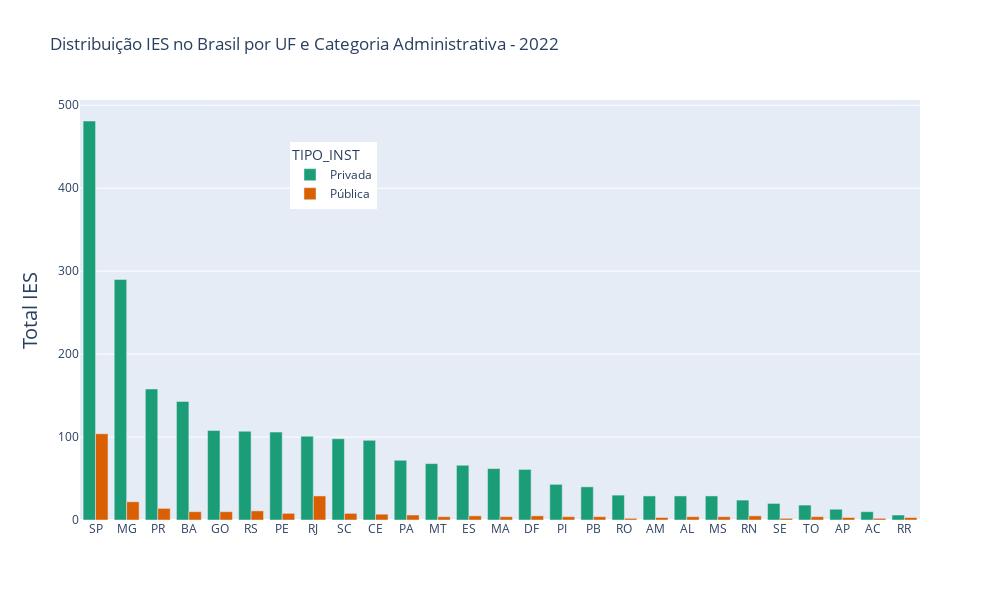

The cell this chart's notebook holds for it:
### Code cell
fig = px.bar(distr_ies_tp_uf.sort_values(by='Total_IES', ascending=False),
             x='SG_UF_IES', 
             y='Total_IES', 
             color='TIPO_INST',
             color_discrete_sequence=px.colors.qualitative.Dark2,
             barmode = 'group', width=1000, height=600,
             title='Distribuição IES no Brasil por UF e Categoria Administrativa - 2022',
             hover_data = {'SG_UF_IES','TIPO_INST','Total_IES',
                           'Total_IES_p'}
             
            )

fig.update_layout(yaxis=dict(title='Total IES', titlefont_size=20, tickfont_size=12),
                  xaxis=dict(title=''),      # remover titulo no eixo x
                  legend=dict(x=0.25,y=0.9)) # deslocar legenda para dentro do plot

fig.show()

### Figure 1 — Plotly figure (JSON) as saved in the notebook; plotly's stock layout.template omitted (floating-point values rounded to 4 significant figures)
{"data": [{"alignmentgroup": "True", "customdata": [["Privada", 82.22], ["Privada", 92.95], ["Privada", 91.86], ["Privada", 93.46], ["Privada", 91.53], ["Privada", 90.68], ["Privada", 92.98], ["Privada", 77.69], ["Privada", 92.45], ["Privada", 93.2], ["Privada", 92.31], ["Privada", 94.44], ["Privada", 92.96], ["Privada", 93.94], ["Privada", 92.42], ["Privada", 91.49], ["Privada", 90.91], ["Privada", 93.75], ["Privada", 90.62], ["Privada", 87.88], ["Privada", 87.88], ["Privada", 82.76], ["Privada", 90.91], ["Privada", 81.82], ["Privada", 81.25], ["Privada", 83.33], ["Privada", 66.67]], "hovertemplate": "TIPO_INST=%{customdata[0]}<br>SG_UF_IES=%{x}<br>Total_IES=%{y}<br>Total_IES_p=%{customdata[1]}<extra></extra>", "legendgroup": "Privada", "marker": {"color": "rgb(27,158,119)", "pattern": {"shape": ""}}, "name": "Privada", "offsetgroup": "Privada", "orientation": "v", "showlegend": true, "textposition": "auto", "type": "bar", "x": ["SP", "MG", "PR", "BA", "GO", "RS", "PE", "RJ", "SC", "CE", "PA", "MT", "ES", "MA", "DF", "PI", "PB", "RO", "AM", "AL", "MS", "RN", "SE", "TO", "AP", "AC", "RR"], "xaxis": "x", "y": [481, 290, 158, 143, 108, 107, 106, 101, 98, 96, 72, 68, 66, 62, 61, 43, 40, 30, 29, 29, 29, 24, 20, 18, 13, 10, 6], "yaxis": "y"}, {"alignmentgroup": "True", "customdata": [["Pública", 17.78], ["Pública", 22.31], ["Pública", 7.05], ["Pública", 8.14], ["Pública", 9.32], ["Pública", 6.54], ["Pública", 8.47], ["Pública", 7.02], ["Pública", 7.55], ["Pública", 6.8], ["Pública", 7.69], ["Pública", 17.24], ["Pública", 7.04], ["Pública", 7.58], ["Pública", 8.51], ["Pública", 9.09], ["Pública", 5.56], ["Pública", 12.12], ["Pública", 6.06], ["Pública", 12.12], ["Pública", 18.18], ["Pública", 33.33], ["Pública", 18.75], ["Pública", 9.38], ["Pública", 6.25], ["Pública", 16.67], ["Pública", 9.09]], "hovertemplate": "TIPO_INST=%{customdata[0]}<br>SG_UF_IES=%{x}<br>Total_IES=%{y}<br>Total_IES_p=%{customdata[1]}<extra></extra>", "legendgroup": "Pública", "marker": {"color": "rgb(217,95,2)", "pattern": {"shape": ""}}, "name": "Pública", "offsetgroup": "Pública", "orientation": "v", "showlegend": true, "textposition": "auto", "type": "bar", "x": ["SP", "RJ", "MG", "PR", "RS", "BA", "GO", "PE", "SC", "CE", "PA", "RN", "ES", "DF", "PI", "PB", "MT", "MS", "MA", "AL", "TO", "RR", "AP", "AM", "RO", "AC", "SE"], "xaxis": "x", "y": [104, 29, 22, 14, 11, 10, 10, 8, 8, 7, 6, 5, 5, 5, 4, 4, 4, 4, 4, 4, 4, 3, 3, 3, 2, 2, 2], "yaxis": "y"}], "layout": {"barmode": "group", "height": 600, "legend": {"title": {"text": "TIPO_INST"}, "tracegroupgap": 0, "x": 0.25, "y": 0.9}, "title": {"text": "Distribuição IES no Brasil por UF e Categoria Administrativa - 2022"}, "width": 1000, "xaxis": {"anchor": "y", "autorange": true, "domain": [0, 1], "range": [-0.5, 26.5], "title": {"text": ""}, "type": "category"}, "yaxis": {"anchor": "x", "autorange": true, "domain": [0, 1], "range": [0, 506.3], "tickfont": {"size": 12}, "title": {"font": {"size": 20}, "text": "Total IES"}, "type": "linear"}}}
